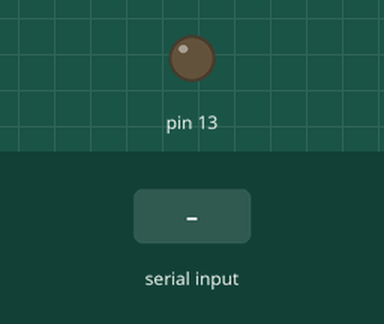
Bench run of a sketch on a simulated Arduino Leonardo, built with avr-gcc and run on an emulated ATmega32U4. Shown: output pins drawn as LEDs (lit = HIGH). Dashed ring = blinking. The test bench sets the inputs (shaded band).

Above: at 1.2 s.
1.3 s: "1" received over the second serial link
At 2.1 s:
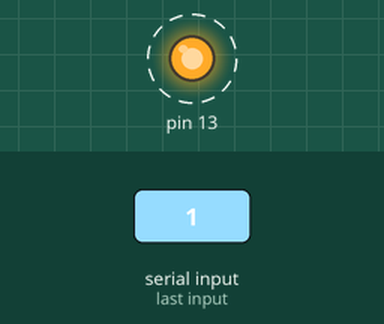
Timing chart, 0 to 10.3 s (numbered marks = the images above; inputs shaded):
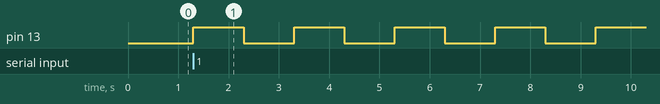

The sketch:

Leonardo_XBee_Serial_Passthrough_r.ino
```cpp
/*****************************************************************
Leonardo_XBee_Serial_Passthrough.ino

Set up a serial port to pass data between an XBee Shield
and the serial monitor.

Hardware Hookup:
  The XBee Shield makes all of the connections you'll need
  between Arduino and XBee. If you have the shield make
  sure the SWITCH IS IN THE "UART" POSITION. That will connect
  the XBee's DOUT and DIN pins to Arduino pins 0 and 1.
*****************************************************************/

// Leonardo Serial  is the USB port
// Leonardo Serial1 is pins 0 and 1

void setup()
{
  // Set up both ports at 9600 baud. This value is most important
  // for the XBee. Make sure the baud rate matches the config
  // setting of your XBee.
  Serial1.begin(9600);  //XBee/UART1/pins 0 and 1
//  Serial.begin(9600);   //USB
   pinMode(13, OUTPUT);

}

void loop()
{
//  if (Serial.available()) //USB
//  { // If data comes in from serial monitor, send it out to XBee
//  Serial1.write(Serial.read()); //XBee/UART1/pins 0 and 1
//
//  }
  if (Serial1.available())   //XBee/UART1/pins 0 and 1
  { // If data comes in from XBee, send it out to serial monitor
    digitalWrite(13, HIGH);
   // Serial.write(Serial1.read());  //Serial port
    delay(1000);
    digitalWrite(13, LOW);
    delay(1000);


  }

//  digitalWrite(13, HIGH);
//  delay(1000);
//  digitalWrite(13, LOW);
//  delay(1000);
}
```

Measured:
- after the input at 1.3 s, pin 13: alternates HIGH for 1.0 s and LOW for 1.0 s, starting at once
